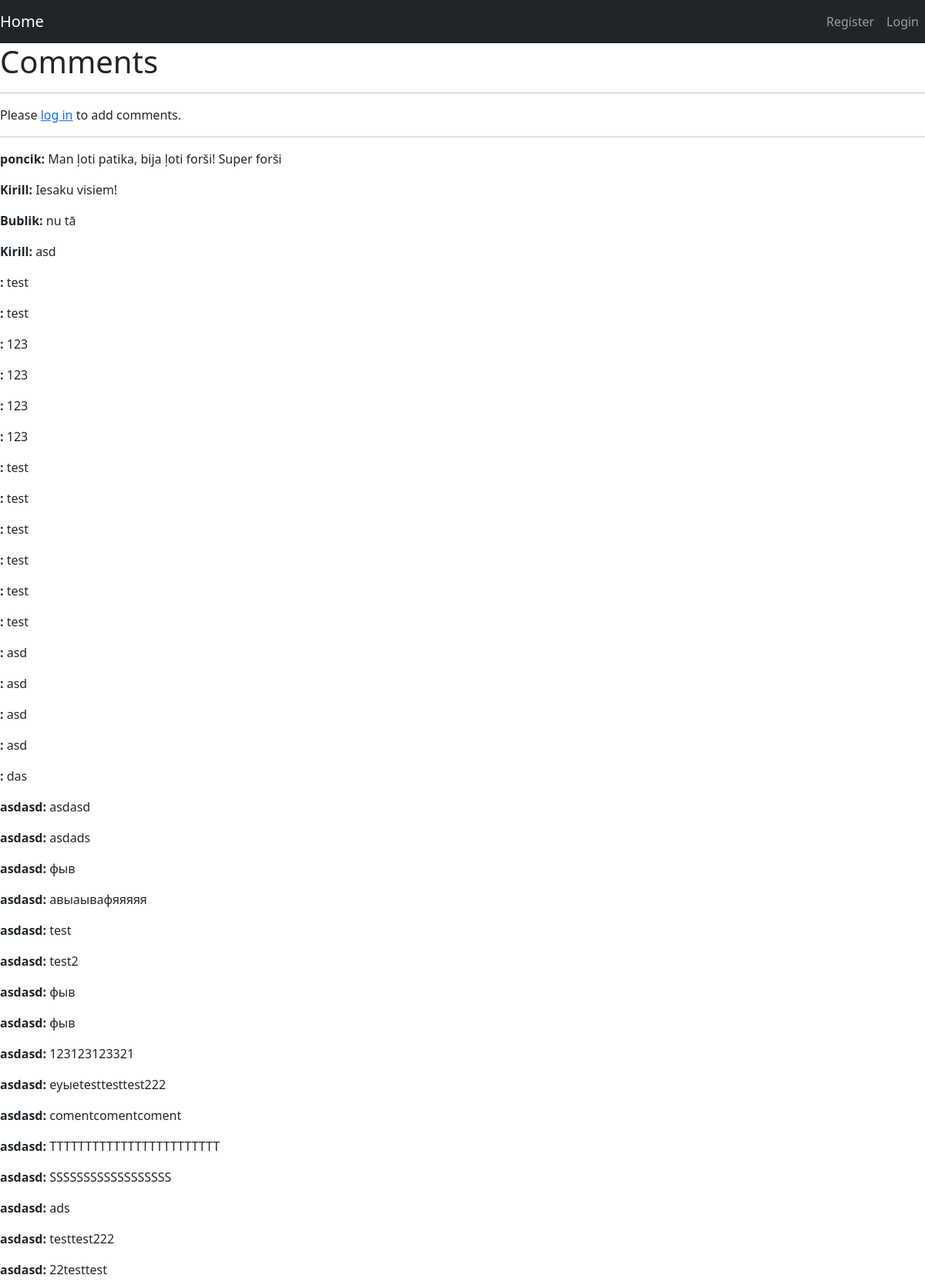
The app's page /comment/comment_page.php (upper part) with its own data.
### tables this page shows
CREATE TABLE `comment` (
  `ID` int(11) NOT NULL,
  `comment` text NOT NULL,
  `user_id` int(11) DEFAULT NULL,
  `admin_id` int(11) DEFAULT NULL,
  `quest_id` int(11) DEFAULT NULL,
  `creation_date` date NOT NULL DEFAULT current_timestamp(),
  `reply_to` int(11) DEFAULT NULL
);

CREATE TABLE `users` (
  `ID` int(11) NOT NULL,
  `nickname` varchar(128) NOT NULL,
  `password` varchar(128) NOT NULL,
  `email` varchar(128) NOT NULL,
  `name` varchar(128) NOT NULL,
  `surname` varchar(128) NOT NULL,
  `phoneNumber` int(30) NOT NULL
);

### comment/comments.php (the view, shortened to what this page needs)
<?php
include '../includes/dbcon.php';
$query = "SELECT comment.id, comment.comment, users.nickname, admin.name AS admin_name, comment.user_id, comment.admin_id FROM comment LEFT JOIN users ON comment.user_id = users.ID LEFT JOIN admin ON comment.admin_id = admin.ID";
$result = mysqli_query($conn, $query);
if (mysqli_num_rows($result) > 0) {
	while ($row = mysqli_fetch_assoc($result)) {
        if ($row['admin_name']) {
            echo "<p><strong>" . $row['admin_name'] . ":</strong> " . $row['comment'];
        } else {
            echo "<p><strong>" . $row['nickname'] . ":</strong> " . $row['comment'];
        }
        echo "</p>";
    }
} else {
	echo "No comments found.";
}
?>

### records on screen
comment: user.nickname "poncik", comment "Man ļoti patika, bija ļoti forši! Super forši"
comment: admin.name "Kirill", comment "Iesaku visiem!"
comment: user.nickname "Bublik", comment "nu tā"
comment: admin.name "Kirill", comment "asd"
comment: comment "test"
comment: comment "test"
comment: comment "123"
comment: comment "123"
comment: comment "123"
comment: comment "123"
comment: comment "test"
comment: comment "test"
comment: comment "test"
comment: comment "test"
comment: comment "test"
comment: comment "test"
comment: comment "asd"
comment: comment "asd"
comment: comment "asd"
comment: comment "asd"
comment: comment "das"
comment: user.nickname "asdasd", comment "asdasd"
comment: user.nickname "asdasd", comment "asdads"
comment: user.nickname "asdasd", comment "фыв"
comment: user.nickname "asdasd", comment "авыаывафяяяяя"
comment: user.nickname "asdasd", comment "test"
comment: user.nickname "asdasd", comment "test2"
comment: user.nickname "asdasd", comment "фыв"
comment: user.nickname "asdasd", comment "фыв"
comment: user.nickname "asdasd", comment "123123123321"
comment: user.nickname "asdasd", comment "еуыеtesttesttest222"
comment: user.nickname "asdasd", comment "comentcomentcoment"
comment: user.nickname "asdasd", comment "TTTTTTTTTTTTTTTTTTTTTTTT"
comment: user.nickname "asdasd", comment "SSSSSSSSSSSSSSSSSS"
comment: user.nickname "asdasd", comment "ads"
comment: user.nickname "asdasd", comment "testtest222"
comment: user.nickname "asdasd", comment "22testtest"
